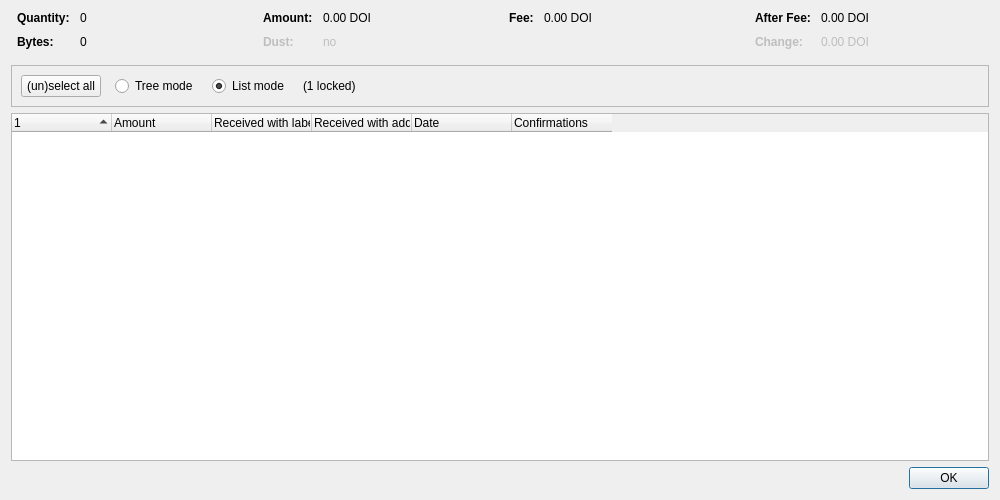
<?xml version="1.0" encoding="UTF-8"?>
<ui version="4.0">
 <class>CoinControlDialog</class>
 <widget class="QDialog" name="CoinControlDialog">
  <property name="geometry">
   <rect>
    <x>0</x>
    <y>0</y>
    <width>1000</width>
    <height>500</height>
   </rect>
  </property>
  <property name="windowTitle">
   <string>Coin Selection</string>
  </property>
  <layout class="QVBoxLayout" name="verticalLayout">
   <item>
    <layout class="QHBoxLayout" name="horizontalLayoutTop" stretch="0,0,0,0">
     <property name="topMargin">
      <number>0</number>
     </property>
     <property name="bottomMargin">
      <number>10</number>
     </property>
     <item>
      <layout class="QFormLayout" name="formLayoutCoinControl1">
       <property name="horizontalSpacing">
        <number>10</number>
       </property>
       <property name="verticalSpacing">
        <number>10</number>
       </property>
       <property name="leftMargin">
        <number>6</number>
       </property>
       <property name="rightMargin">
        <number>6</number>
       </property>
       <item row="0" column="0">
        <widget class="QLabel" name="labelCoinControlQuantityText">
         <property name="font">
          <font>
           <weight>75</weight>
           <bold>true</bold>
          </font>
         </property>
         <property name="text">
          <string>Quantity:</string>
         </property>
        </widget>
       </item>
       <item row="0" column="1">
        <widget class="QLabel" name="labelCoinControlQuantity">
         <property name="cursor">
          <cursorShape>IBeamCursor</cursorShape>
         </property>
         <property name="contextMenuPolicy">
          <enum>Qt::ActionsContextMenu</enum>
         </property>
         <property name="text">
          <string notr="true">0</string>
         </property>
         <property name="textInteractionFlags">
          <set>Qt::LinksAccessibleByMouse|Qt::TextSelectableByKeyboard|Qt::TextSelectableByMouse</set>
         </property>
        </widget>
       </item>
       <item row="1" column="0">
        <widget class="QLabel" name="labelCoinControlBytesText">
         <property name="font">
          <font>
           <weight>75</weight>
           <bold>true</bold>
          </font>
         </property>
         <property name="text">
          <string>Bytes:</string>
         </property>
        </widget>
       </item>
       <item row="1" column="1">
        <widget class="QLabel" name="labelCoinControlBytes">
         <property name="cursor">
          <cursorShape>IBeamCursor</cursorShape>
         </property>
         <property name="contextMenuPolicy">
          <enum>Qt::ActionsContextMenu</enum>
         </property>
         <property name="text">
          <string notr="true">0</string>
         </property>
         <property name="textInteractionFlags">
          <set>Qt::LinksAccessibleByMouse|Qt::TextSelectableByKeyboard|Qt::TextSelectableByMouse</set>
         </property>
        </widget>
       </item>
      </layout>
     </item>
     <item>
      <layout class="QFormLayout" name="formLayoutCoinControl2">
       <property name="horizontalSpacing">
        <number>10</number>
       </property>
       <property name="verticalSpacing">
        <number>10</number>
       </property>
       <property name="leftMargin">
        <number>6</number>
       </property>
       <property name="rightMargin">
        <number>6</number>
       </property>
       <item row="0" column="0">
        <widget class="QLabel" name="labelCoinControlAmountText">
         <property name="font">
          <font>
           <weight>75</weight>
           <bold>true</bold>
          </font>
         </property>
         <property name="text">
          <string>Amount:</string>
         </property>
        </widget>
       </item>
       <item row="0" column="1">
        <widget class="QLabel" name="labelCoinControlAmount">
         <property name="cursor">
          <cursorShape>IBeamCursor</cursorShape>
         </property>
         <property name="contextMenuPolicy">
          <enum>Qt::ActionsContextMenu</enum>
         </property>
         <property name="text">
          <string notr="true">0.00 DOI</string>
         </property>
         <property name="textInteractionFlags">
          <set>Qt::LinksAccessibleByMouse|Qt::TextSelectableByKeyboard|Qt::TextSelectableByMouse</set>
         </property>
        </widget>
       </item>
       <item row="1" column="0">
        <widget class="QLabel" name="labelCoinControlLowOutputText">
         <property name="enabled">
          <bool>false</bool>
         </property>
         <property name="font">
          <font>
           <weight>75</weight>
           <bold>true</bold>
          </font>
         </property>
         <property name="text">
          <string>Dust:</string>
         </property>
        </widget>
       </item>
       <item row="1" column="1">
        <widget class="QLabel" name="labelCoinControlLowOutput">
         <property name="enabled">
          <bool>false</bool>
         </property>
         <property name="cursor">
          <cursorShape>IBeamCursor</cursorShape>
         </property>
         <property name="contextMenuPolicy">
          <enum>Qt::ActionsContextMenu</enum>
         </property>
         <property name="text">
          <string notr="true">no</string>
         </property>
         <property name="textInteractionFlags">
          <set>Qt::LinksAccessibleByMouse|Qt::TextSelectableByKeyboard|Qt::TextSelectableByMouse</set>
         </property>
        </widget>
       </item>
      </layout>
     </item>
     <item>
      <layout class="QFormLayout" name="formLayoutCoinControl3">
       <property name="horizontalSpacing">
        <number>10</number>
       </property>
       <property name="verticalSpacing">
        <number>10</number>
       </property>
       <property name="leftMargin">
        <number>6</number>
       </property>
       <property name="rightMargin">
        <number>6</number>
       </property>
       <item row="0" column="0">
        <widget class="QLabel" name="labelCoinControlFeeText">
         <property name="font">
          <font>
           <weight>75</weight>
           <bold>true</bold>
          </font>
         </property>
         <property name="text">
          <string>Fee:</string>
         </property>
        </widget>
       </item>
       <item row="0" column="1">
        <widget class="QLabel" name="labelCoinControlFee">
         <property name="cursor">
          <cursorShape>IBeamCursor</cursorShape>
         </property>
         <property name="contextMenuPolicy">
          <enum>Qt::ActionsContextMenu</enum>
         </property>
         <property name="text">
          <string notr="true">0.00 DOI</string>
         </property>
         <property name="textInteractionFlags">
          <set>Qt::LinksAccessibleByMouse|Qt::TextSelectableByKeyboard|Qt::TextSelectableByMouse</set>
         </property>
        </widget>
       </item>
      </layout>
     </item>
     <item>
      <layout class="QFormLayout" name="formLayoutCoinControl4">
       <property name="horizontalSpacing">
        <number>10</number>
       </property>
       <property name="verticalSpacing">
        <number>10</number>
       </property>
       <property name="leftMargin">
        <number>6</number>
       </property>
       <property name="rightMargin">
        <number>6</number>
       </property>
       <item row="0" column="0">
        <widget class="QLabel" name="labelCoinControlAfterFeeText">
         <property name="font">
          <font>
           <weight>75</weight>
           <bold>true</bold>
          </font>
         </property>
         <property name="text">
          <string>After Fee:</string>
         </property>
        </widget>
       </item>
       <item row="0" column="1">
        <widget class="QLabel" name="labelCoinControlAfterFee">
         <property name="cursor">
          <cursorShape>IBeamCursor</cursorShape>
         </property>
         <property name="contextMenuPolicy">
          <enum>Qt::ActionsContextMenu</enum>
         </property>
         <property name="text">
          <string notr="true">0.00 DOI</string>
         </property>
         <property name="textInteractionFlags">
          <set>Qt::LinksAccessibleByMouse|Qt::TextSelectableByKeyboard|Qt::TextSelectableByMouse</set>
         </property>
        </widget>
       </item>
       <item row="1" column="0">
        <widget class="QLabel" name="labelCoinControlChangeText">
         <property name="enabled">
          <bool>false</bool>
         </property>
         <property name="font">
          <font>
           <weight>75</weight>
           <bold>true</bold>
          </font>
         </property>
         <property name="text">
          <string>Change:</string>
         </property>
        </widget>
       </item>
       <item row="1" column="1">
        <widget class="QLabel" name="labelCoinControlChange">
         <property name="enabled">
          <bool>false</bool>
         </property>
         <property name="cursor">
          <cursorShape>IBeamCursor</cursorShape>
         </property>
         <property name="contextMenuPolicy">
          <enum>Qt::ActionsContextMenu</enum>
         </property>
         <property name="text">
          <string notr="true">0.00 DOI</string>
         </property>
         <property name="textInteractionFlags">
          <set>Qt::LinksAccessibleByMouse|Qt::TextSelectableByKeyboard|Qt::TextSelectableByMouse</set>
         </property>
        </widget>
       </item>
      </layout>
     </item>
    </layout>
   </item>
   <item>
    <widget class="QFrame" name="frame">
     <property name="minimumSize">
      <size>
       <width>0</width>
       <height>40</height>
      </size>
     </property>
     <property name="frameShape">
      <enum>QFrame::StyledPanel</enum>
     </property>
     <property name="frameShadow">
      <enum>QFrame::Sunken</enum>
     </property>
     <layout class="QHBoxLayout" name="horizontalLayout">
      <item>
       <layout class="QHBoxLayout" name="horizontalLayoutPanel" stretch="0,0,0,0,0">
        <property name="spacing">
         <number>14</number>
        </property>
        <item>
         <widget class="QPushButton" name="pushButtonSelectAll">
          <property name="sizePolicy">
           <sizepolicy hsizetype="Maximum" vsizetype="Fixed">
            <horstretch>0</horstretch>
            <verstretch>0</verstretch>
           </sizepolicy>
          </property>
          <property name="text">
           <string>(un)select all</string>
          </property>
          <property name="autoDefault">
           <bool>false</bool>
          </property>
         </widget>
        </item>
        <item>
         <widget class="QRadioButton" name="radioTreeMode">
          <property name="sizePolicy">
           <sizepolicy hsizetype="Maximum" vsizetype="Fixed">
            <horstretch>0</horstretch>
            <verstretch>0</verstretch>
           </sizepolicy>
          </property>
          <property name="text">
           <string>Tree mode</string>
          </property>
         </widget>
        </item>
        <item>
         <widget class="QRadioButton" name="radioListMode">
          <property name="sizePolicy">
           <sizepolicy hsizetype="Maximum" vsizetype="Fixed">
            <horstretch>0</horstretch>
            <verstretch>0</verstretch>
           </sizepolicy>
          </property>
          <property name="text">
           <string>List mode</string>
          </property>
          <property name="checked">
           <bool>true</bool>
          </property>
         </widget>
        </item>
        <item>
         <widget class="QLabel" name="labelLocked">
          <property name="text">
           <string notr="true">(1 locked)</string>
          </property>
         </widget>
        </item>
        <item>
         <spacer name="horizontalSpacer">
          <property name="orientation">
           <enum>Qt::Horizontal</enum>
          </property>
          <property name="sizeHint" stdset="0">
           <size>
            <width>40</width>
            <height>20</height>
           </size>
          </property>
         </spacer>
        </item>
       </layout>
      </item>
     </layout>
    </widget>
   </item>
   <item>
    <widget class="CoinControlTreeWidget" name="treeWidget">
     <property name="contextMenuPolicy">
      <enum>Qt::CustomContextMenu</enum>
     </property>
     <property name="sortingEnabled">
      <bool>false</bool>
     </property>
     <property name="columnCount">
      <number>6</number>
     </property>
     <attribute name="headerShowSortIndicator" stdset="0">
      <bool>true</bool>
     </attribute>
     <attribute name="headerStretchLastSection">
      <bool>false</bool>
     </attribute>
     <column>
      <property name="text">
       <string/>
      </property>
     </column>
     <column>
      <property name="text">
       <string>Amount</string>
      </property>
     </column>
     <column>
      <property name="text">
       <string>Received with label</string>
      </property>
     </column>
     <column>
      <property name="text">
       <string>Received with address</string>
      </property>
     </column>
     <column>
      <property name="text">
       <string>Date</string>
      </property>
     </column>
     <column>
      <property name="text">
       <string>Confirmations</string>
      </property>
      <property name="toolTip">
       <string>Confirmed</string>
      </property>
     </column>
     <column>
      <property name="text">
       <string/>
      </property>
     </column>
     <column>
      <property name="text">
       <string/>
      </property>
     </column>
     <column>
      <property name="text">
       <string/>
      </property>
     </column>
     <column>
      <property name="text">
       <string/>
      </property>
     </column>
    </widget>
   </item>
   <item>
    <widget class="QDialogButtonBox" name="buttonBox">
     <property name="orientation">
      <enum>Qt::Horizontal</enum>
     </property>
     <property name="standardButtons">
      <set>QDialogButtonBox::Ok</set>
     </property>
    </widget>
   </item>
  </layout>
 </widget>
 <customwidgets>
  <customwidget>
   <class>CoinControlTreeWidget</class>
   <extends>QTreeWidget</extends>
   <header>qt/coincontroltreewidget.h</header>
  </customwidget>
 </customwidgets>
 <resources/>
 <connections/>
</ui>
